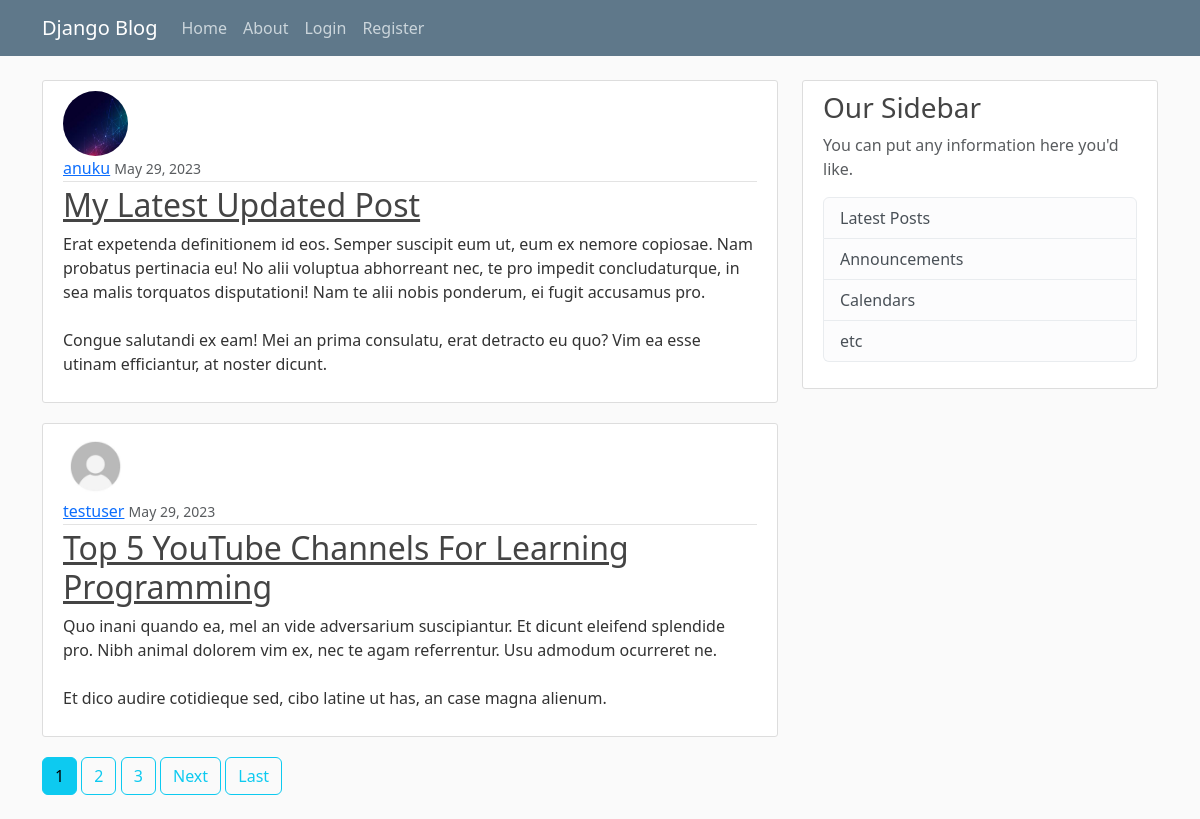
The page / on the database its author committed.
### blog/models.py (models this page shows, shortened)
class Post(models.Model):
    title=models.CharField(max_length=100)
    content=models.TextField()
    date_posted=models.DateTimeField(default=timezone.now)
    author=models.ForeignKey(User, on_delete=models.CASCADE)

### users/models.py (models this page shows, shortened)
class Profile(models.Model):
    user=models.OneToOneField(User,on_delete=models.CASCADE)
    image=models.ImageField(default='default.jpg',upload_to='profile_pics')

### blog/views.py (the view)
# urls.py: path('', PostListView.as_view(),name='blog-home'),
class PostListView(ListView):
    model=Post
    template_name='blog/home.html'
    context_object_name='posts'
    ordering=['-date_posted']
    paginate_by=2

### blog/templates/blog/home.html (shortened to what this page needs)
{% extends "blog/base.html" %}
{% block content %}
        {% for post in posts %}
        <article class="media content-section">
          <img class="rounded-circle article-img" src="{{ post.author.profile.image.url }}">
            <div class="media-body">
              <div class="article-metadata">
                <a class="mr-2" href="#">{{ post.author }}</a>
                <small class="text-muted">{{ post.date_posted|date:"F d, Y" }}</small>
              </div>
              <h2><a class="article-title" href="{% url 'post-detail' post.id %}">{{ post.title }}</a></h2>
              <p class="article-content">{{ post.content }}</p>
            </div>
          </article>
        {% endfor %}
        {% if is_paginated %}
          {% for num in page_obj.paginator.page_range %}
            {% if page_obj.number == num %}
              <a class="btn btn-info mb-4" href="?page={{num}}">{{ num }}</a>
            {% elif num > page_obj.number|add:'-3' and num < page_obj.number|add:'3' %}
              <a class="btn btn-outline-info mb-4" href="?page={{num}}">{{ num }}</a>
            {%endif%}
          {%endfor%}
          {% if page_obj.has_next%}
            <a class="btn btn-outline-info mb-4" href="?page={{ page_obj.next_page_number }}">Next</a>
            <a class="btn btn-outline-info mb-4" href="?page={{ page_obj.paginator.num_pages }}">Last</a>
          {% endif %}
        {%endif%}
{% endblock content %}

### blog/templates/blog/base.html (shortened to what this page needs)
{% load static %}
<!DOCTYPE html>
<html>
    <head>
    <link href="https://cdn.jsdelivr.net/npm/bootstrap@5.3.0-alpha3/dist/css/bootstrap.min.css" rel="stylesheet">
    <link rel="stylesheet" type="text/css" href="{% static 'blog/main.css' %}">
    </head>
    <body>
        <header class="site-header">
            <nav class="navbar navbar-expand-md navbar-dark bg-steel fixed-top">
              <div class="container">
                <a class="navbar-brand mr-4" href="{% url 'blog-home'%}">Django Blog</a>
                <div class="collapse navbar-collapse" id="navbarToggle">
                  <div class="navbar-nav mr-auto">
                    <a class="nav-item nav-link" href="{% url 'blog-home'%}">Home</a>
                    <a class="nav-item nav-link" href="{% url 'blog-about' %}">About</a>
                  </div>
                  <div class="navbar-nav">
                    {% if user.is_authenticated %}
                    <a class="nav-item nav-link" href="{% url 'post-create'%}">New Post</a>
                      <a class="nav-item nav-link" href="{% url 'logout'%}">Logout</a>
                      <a class="nav-item nav-link" href="{% url 'profile'%}">Profile</a>
                    {%else %}
                    <a class="nav-item nav-link" href="{% url 'login'%}">Login</a>
                    <a class="nav-item nav-link" href="{% url 'register'%}">Register</a>
                    {% endif %}
                  </div>
                </div>
              </div>
            </nav>
          </header>
          <main role="main" class="container">
            <div class="row">
              <div class="col-md-8">
                {% block content %}{% endblock %}
              </div>
              <div class="col-md-4">
                <div class="content-section">
                  <h3>Our Sidebar</h3>
                  <p class='text-muted'>You can put any information here you'd like.
                    <ul class="list-group">
                      <li class="list-group-item list-group-item-light">Latest Posts</li>
                      <li class="list-group-item list-group-item-light">Announcements</li>
                      <li class="list-group-item list-group-item-light">Calendars</li>
                      <li class="list-group-item list-group-item-light">etc</li>
                    </ul>
                  </p>
                </div>
              </div>
            </div>
          </main>
    </body>
 </html>

### blog/static/blog/main.css (style rules this page uses)
body { background: #fafafa; color: #333333; margin-top: 5rem; }
h1, h2, h3, h4, h5, h6 { color: #444444; }
ul { margin: 0; }
.bg-steel { background-color: #5f788a; }
.site-header .navbar-nav .nav-link { color: #cbd5db; }
.content-section { background: #ffffff; padding: 10px 20px; border: 1px solid #dddddd; border-radius: 3px; margin-bottom: 20px; }
.article-title { color: #444444; }
.article-content { white-space: pre-line; }
.article-img { height: 65px; width: 65px; margin-right: 16px; }
.article-metadata { padding-bottom: 1px; margin-bottom: 4px; border-bottom: 1px solid #e3e3e3 }

### rows shown on the page
Post: author.profile.image (picture), author "anuku", date_posted "May 29, 2023", title "My Latest Updated Post", content "Erat expetenda definitionem id eos. Semper suscipit eum ut, eum ex nemore copiosae. Nam probatus pertinacia eu! No alii voluptua abhorreant nec, te pro impedit concludaturque, in sea malis torquatos disputationi! Nam te alii nobis ponderum, ei fugit accusamus pro. Congue salutandi ex eam! Mei an prima consulatu, erat detracto eu quo? Vim ea esse utinam efficiantur, at noster dicunt."
Post: author.profile.image (placeholder picture), author "testuser", date_posted "May 29, 2023", title "Top 5 YouTube Channels For Learning Programming", content "Quo inani quando ea, mel an vide adversarium suscipiantur. Et dicunt eleifend splendide pro. Nibh animal dolorem vim ex, nec te agam referrentur. Usu admodum ocurreret ne. Et dico audire cotidieque sed, cibo latine ut has, an case magna alienum."

### other values the page prints
{{ num }} "1"
{{ num }} "2" "3"
